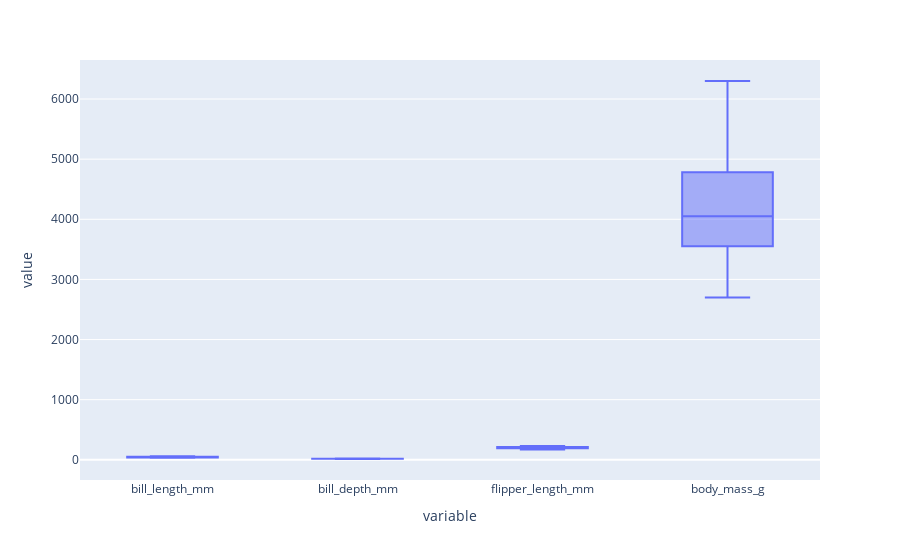

Notebook cell for this chart:
### Markdown cell above
# Box Plots

### Code cell
# Create box plot
df.select_dtypes('number').plot(kind = 'box')

### Figure 1 — Plotly figure (JSON) as saved in the notebook; plotly's stock layout.template omitted (floating-point values rounded to 4 significant figures; data arrays with more than 128 entries replaced by an {"elided": "..."} marker saying what was removed)
{"data": [{"alignmentgroup": "True", "hovertemplate": "variable=%{x}<br>value=%{y}<extra></extra>", "legendgroup": "", "marker": {"color": "#636efa"}, "name": "", "notched": false, "offsetgroup": "", "orientation": "v", "showlegend": false, "type": "box", "x": {"elided": "1332 str values"}, "x0": " ", "xaxis": "x", "y": {"elided": "1332 float values"}, "y0": " ", "yaxis": "y"}], "layout": {"boxmode": "group", "legend": {"tracegroupgap": 0}, "margin": {"t": 60}, "xaxis": {"anchor": "y", "domain": [0, 1], "title": {"text": "variable"}}, "yaxis": {"anchor": "x", "domain": [0, 1], "title": {"text": "value"}}}}
